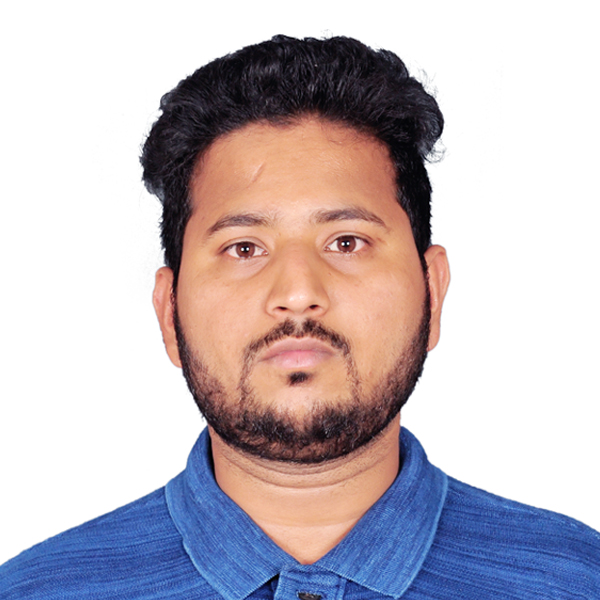
#> input picture Resources/praveen.jpg, 600 x 600 px
$ python contour_space_detect.py
#> lines starting #> are read from the running program, lines starting #| are printed output that depends on the picture; after the words box and inside, x2 and y2 are one past the last pixel; in counts of white or black regions, pixels touching at a corner belong together
### merge_images.py
"""
Joining the images

"""

import cv2
import numpy as np


def stackImages(scale, imgArray):
    rows = len(imgArray)
    cols = len(imgArray[0])
    rowsAvailable = isinstance(imgArray[0], list)
    width = imgArray[0][0].shape[1]
    height = imgArray[0][0].shape[0]
    if rowsAvailable:
        for x in range ( 0, rows):
            for y in range(0, cols):
                if imgArray[x][y].shape[:2] == imgArray[0][0].shape [:2]:
                    imgArray[x][y] = cv2.resize(imgArray[x][y], (0, 0), None, scale, scale)
                else:
                    imgArray[x][y] = cv2.resize(imgArray[x][y], (imgArray[0][0].shape[1], imgArray[0][0].shape[0]), None, scale, scale)
                if len(imgArray[x][y].shape) == 2: imgArray[x][y]= cv2.cvtColor( imgArray[x][y], cv2.COLOR_GRAY2BGR)
        imageBlank = np.zeros((height, width, 3), np.uint8)
        hor = [imageBlank]*rows
        hor_con = [imageBlank]*rows
        for x in range(0, rows):
            hor[x] = np.hstack(imgArray[x])
        ver = np.vstack(hor)
    else:
        for x in range(0, rows):
            if imgArray[x].shape[:2] == imgArray[0].shape[:2]:
                imgArray[x] = cv2.resize(imgArray[x], (0, 0), None, scale, scale)
            else:
                imgArray[x] = cv2.resize(imgArray[x], (imgArray[0].shape[1], imgArray[0].shape[0]), None,scale, scale)
            if len(imgArray[x].shape) == 2: imgArray[x] = cv2.cvtColor(imgArray[x], cv2.COLOR_GRAY2BGR)
        hor= np.hstack(imgArray)
        ver = hor
    return ver


img = cv2.imread("Resources/praveen.jpg")
#> img is the input picture: shape (600, 600, 3); mean B, G, R 190.7, 184.2, 193.2
img_gray = cv2.cvtColor(img, cv2.COLOR_BGR2GRAY)
imgStack = stackImages(0.5, ([img, img_gray, img], [img, img, img]))
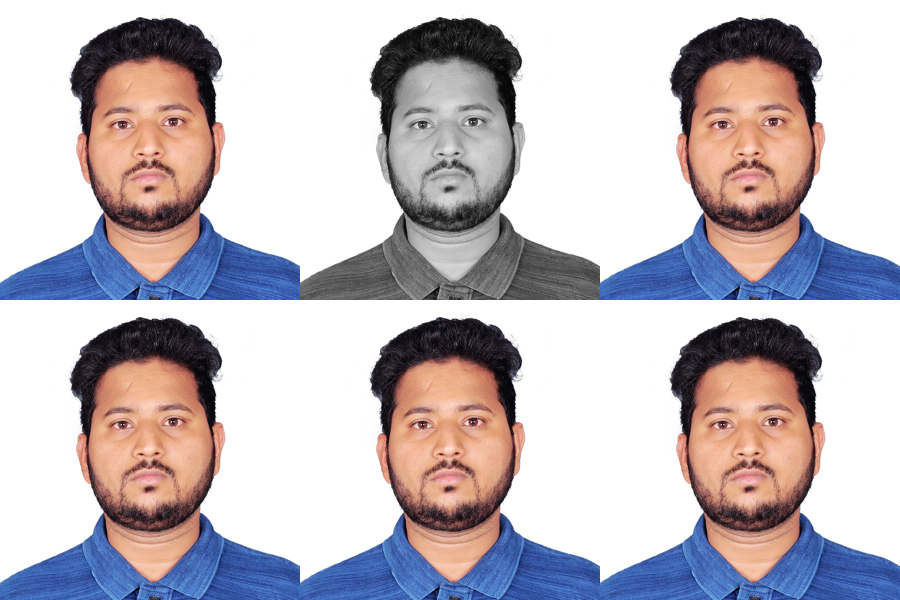
#> imgStack: shape (600, 900, 3); mean B, G, R 190.3, 184.9, 192.3
img_resize = cv2.resize(img, (250, 250))
img_hor = np.hstack((img_resize, img_resize))
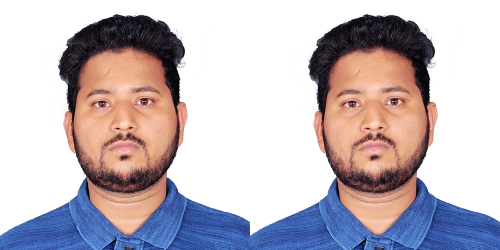
#> img_hor: shape (250, 500, 3); mean B, G, R 190.7, 184.2, 193.1
img_ver = np.vstack((img_resize, img_resize, img_resize))
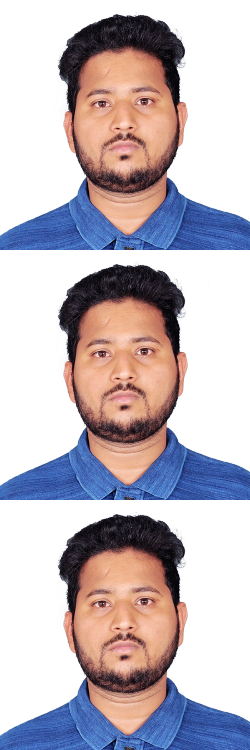
#> img_ver: shape (750, 250, 3); mean B, G, R 190.7, 184.2, 193.1

#cv2.imshow("Horizontal ", img_hor)
#cv2.imshow("Vertical  ", img_ver)
#cv2.imshow("Image Stack ", imgStack)

cv2.waitKey(0)

### contour_space_detect.py
import cv2
import numpy as np
from merge_images import stackImages


def get_contours(img):
    contours, hierarchy = cv2.findContours(img, cv2.RETR_EXTERNAL, cv2.CHAIN_APPROX_NONE)
    for cnt in contours:
        area = cv2.contourArea(cnt)
        print(area)
        if area > 500:
            cv2.drawContours(img_contour, cnt, -1, (255, 0, 0, 3))
            perimeter = cv2.arcLength(cnt, True)
            print(perimeter)
            approx = cv2.approxPolyDP(cnt, 0.02 * perimeter, True)
            print(len(approx))
            object_corners = len(approx)
            x, y, w, h = cv2.boundingRect(approx)
            if object_corners == 3:
                object_type = "Tri"
            elif object_corners == 4:
                aspRatio = w / float(h)
                if 0.98 < aspRatio < 1.03:
                    object_type = "Square"
                else:
                    object_type = "Rectangle"
            elif object_corners > 4:
                object_type = "Circles"
            else:
                object_type = "None"

            cv2.rectangle(img_contour, (x, y), (x + w, y + h), (0, 255, 0), 2)
            cv2.putText(img_contour, object_type,
                        (x + (w // 2) - 10, y + (h // 2) - 10), cv2.FONT_HERSHEY_COMPLEX, 0.7,
                        (0, 0, 0), 2)


path = "Resources/shapes.png"
img = cv2.imread(path)
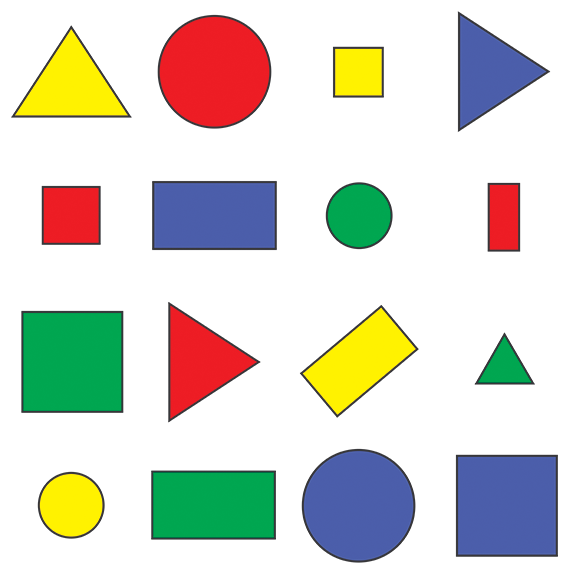
#> input picture Resources/shapes.png, 576 x 577 px
#> img is the input picture: shape (577, 576, 3); mean B, G, R 205.1, 214.3, 214.2
img_contour = img.copy()

# convert to grey scale
img_gray = cv2.cvtColor(img, cv2.COLOR_BGR2GRAY)
#> img_gray: shape (577, 576)
img_blur = cv2.GaussianBlur(img_gray, (7, 7), 1)
img_canny = cv2.Canny(img_blur, 50, 50)
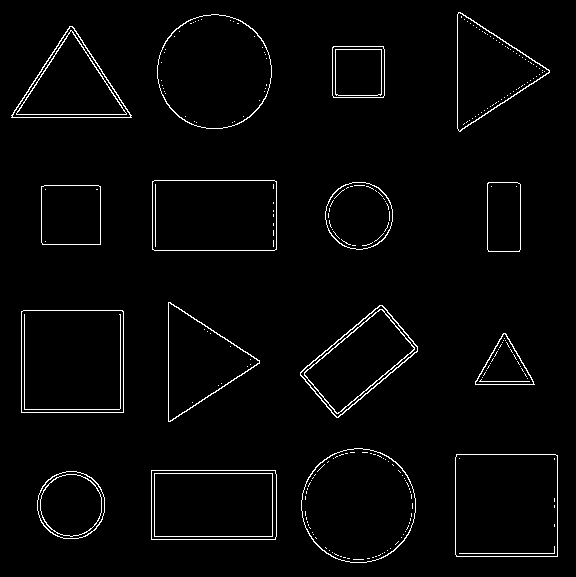
#> img_canny: shape (577, 576); 2.4% white in thin lines or dots
get_contours(img_canny)
#> in get_contours, `contours, hierarchy = cv2.findContours(img, cv2.RETR_EXTERNAL, cv2.CHA..`: contours = 16 contours; largest, box (x1, y1, x2, y2) and area: (21, 310, 124, 413) 10402, (455, 454, 558, 557) 10398, (301, 448, 416, 563) 10236, (157, 14, 272, 129) 10234, (152, 180, 277, 251) 8674
#> the loop in get_contours, `for cnt in contours:` made 16 passes
#> (area, perimeter, approx, object_corners, x, y, w, h) on passes 2, 3, 6, 7, 9, 10, 12: (8619, 386.8, [[151, 470], [151, 539], [275, 539], [275, 470]], 4, 151, 470, 125, 70), (10398.5, 406.2, [[456, 454], [456, 556], [557, 556], [557, 455]], 4, 456, 454, 102, 103), (10402, 406.8, [[21, 311], [21, 412], [123, 412], [122, 310]], 4, 21, 310, 103, 103), (6389, 338.5, [[382, 305], [300, 372], [336, 417], [417, 351]], 4, 300, 305, 118, 113), (3475.5, 234.2, [[41, 186], [42, 244], [100, 244], [100, 186]], 4, 41, 186, 60, 59), (2270.5, 201.1, [[488, 182], [487, 249], [519, 251], [520, 184]], 4, 487, 182, 34, 70), (8674, 385.7, [[152, 181], [152, 249], [276, 249], [276, 181]], 4, 152, 181, 125, 69)
#> (area, perimeter, approx, object_corners, x, y, w, h) on passes 5, 8, 14, 16: (1612.5, 186.6, [[503, 333], [475, 384], [534, 384]], 3, 475, 333, 60, 52), (5629, 352, [[168, 302], [170, 421], [259, 360]], 3, 168, 302, 92, 120), (5690.5, 355.1, [[11, 115], [131, 117], [72, 26]], 3, 11, 26, 121, 92), (5712, 351.7, [[458, 12], [460, 131], [549, 70]], 3, 458, 12, 92, 120)
#> (printed output is left out)
#> after the loop in get_contours, `for cnt in contours:`:
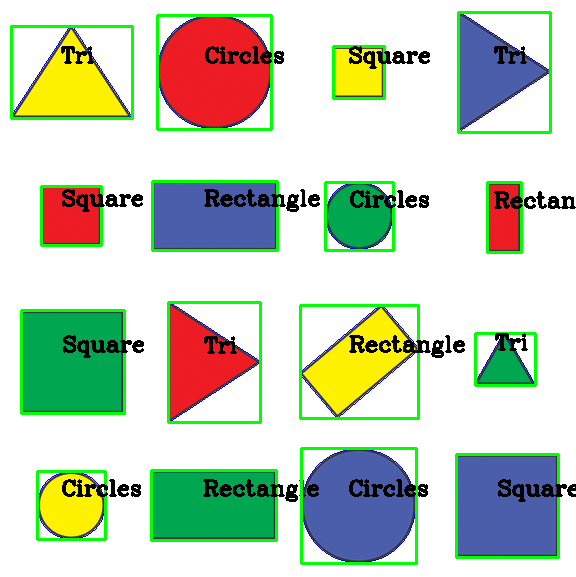
#> img_contour: shape (577, 576, 3); 8.65% of pixels changed, all inside (x1, y1, x2, y2) = (10, 11, 576, 565)
img_blank = np.zeros_like(img)

img_stack = stackImages(0.8, ([img, img_gray, img_blur],
                              [img_canny, img_contour, img_blank]))
#> call 2 of stackImages, with scale = 0.8
#> after the loop in stackImages (call 2), `for x in range(0, rows):`: hor = 2 items
#> in stackImages (call 2), `ver = np.vstack(hor)`:
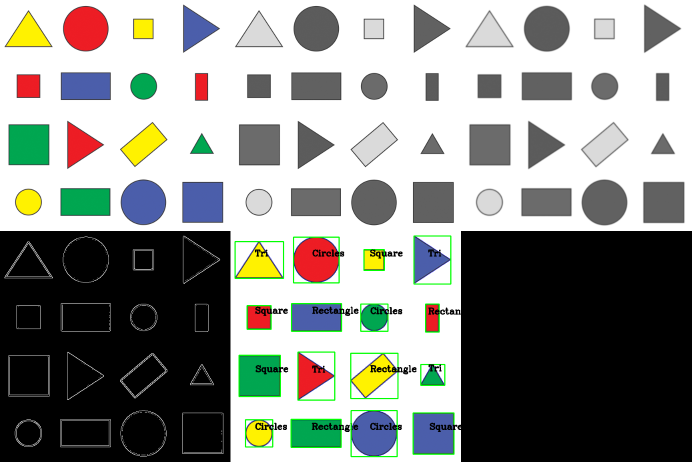
#> ver: shape (924, 1383, 3) (shown at 1/2 size); mean of channels 0, 1, 2 137.9, 142.8, 140.6; drawn as B, G, R

cv2.imshow("Stack  ", img_stack)
cv2.waitKey(0)
